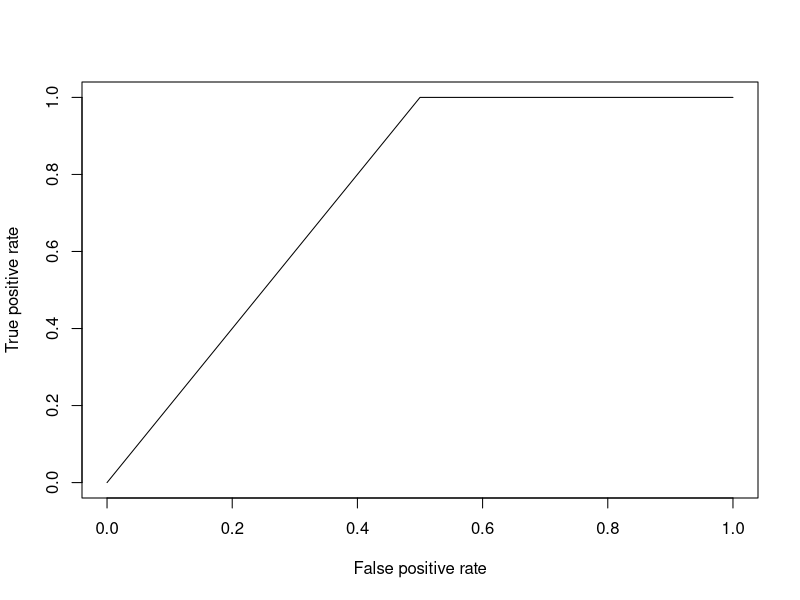

This chart was generated by the following R code:

install.packages("caTools") # For Logistic regression
install.packages("ROCR")	 # For ROC curve to evaluate model

# Loading package
library(caTools)
library(ROCR)

# Splitting data set
split <- sample.split(mtcars, SplitRatio = 0.8)
split

train_reg <- subset(mtcars, split == "TRUE")
test_reg <- subset(mtcars, split == "FALSE")

# Training model
logistic_model <- glm(vs ~ wt + disp,
                      data = train_reg,
                      family = "binomial")
logistic_model

# Summary
summary(logistic_model)

# Predict test data based on model
predict_reg <- predict(logistic_model,
                       test_reg, type = "response")
predict_reg

# Changing probabilities
predict_reg <- ifelse(predict_reg >0.5, 1, 0)

# Evaluating model accuracy
# using confusion matrix
table(test_reg$vs, predict_reg)

missing_classerr <- mean(predict_reg != test_reg$vs)
print(paste('Accuracy =', 1 - missing_classerr))

ROCPred <- prediction(predict_reg, test_reg$vs)
ROCPer <- performance(ROCPred, measure = "tpr",
                      x.measure = "fpr")

plot(ROCPer)
